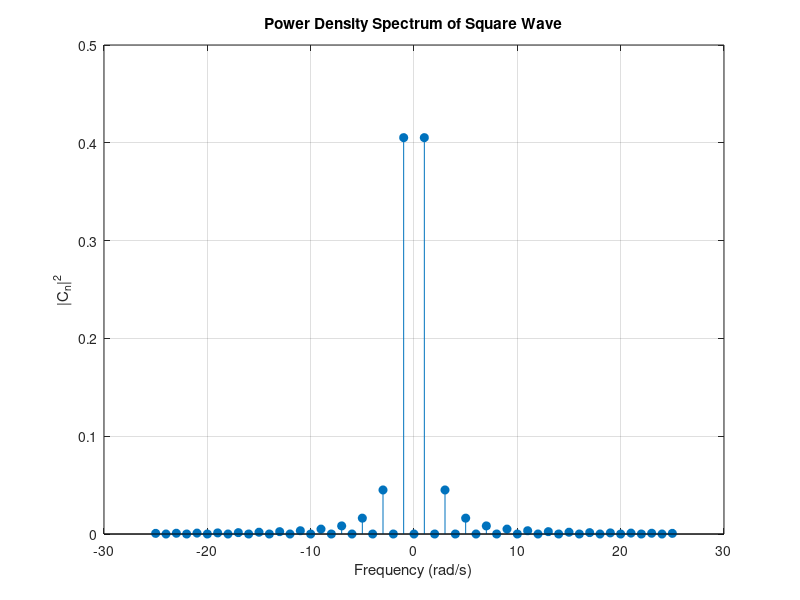

Write MATLAB code to recreate this figure.
%power density spectrum of a square wave
A = 1;                 % Amplitude
T = 2*pi;              % Period
w0 = 2*pi/T;           % Fundamental frequency
N = 25;                % Number of harmonics
n = -N:N;              % Harmonic indices
Cn = zeros(size(n));   % Initialize Fourier coefficients

% Calculate Fourier coefficients (only odd harmonics)
for k = 1:length(n)
    if mod(n(k), 2) ~= 0          % Odd harmonics
        Cn(k) = 2*A./(1j*pi*n(k));
    end
end

P = abs(Cn).^2;        % Power spectrum

% Plot Power Density Spectrum
stem(n*w0, P, 'filled');
title('Power Density Spectrum of Square Wave');
xlabel('Frequency (rad/s)');
ylabel('|C_n|^2');
grid on;
